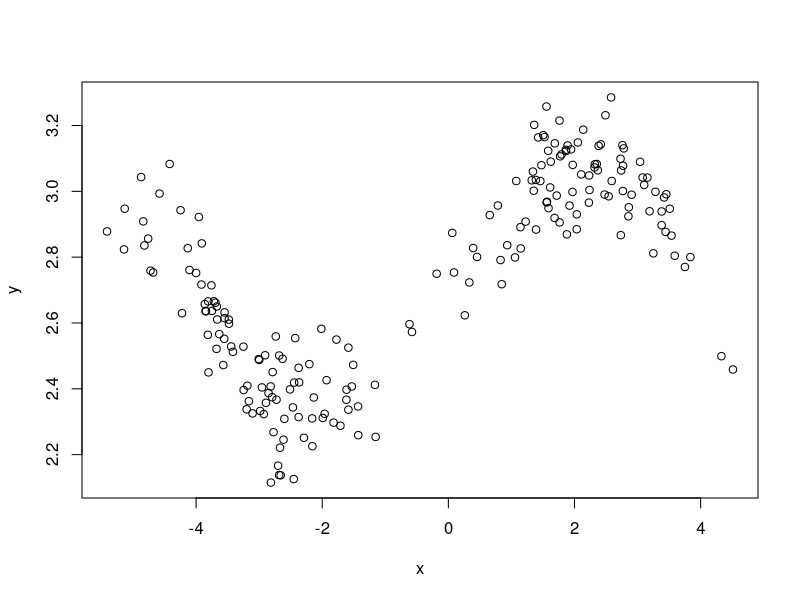

Write R code to recreate this figure. (Note: this script raises an error after producing the figure.)
#PART I
install.packages("tidyverse") 
install.packages("ISLR") 
install.packages("knitr")
library(tibble)
set.seed(87)
dat <- tibble(x = c(rnorm(100), rnorm(100)+5)-3,
              y = sin(x^2/5)/x + rnorm(200)/10 + exp(1))
library(tidyverse)
library(knitr)
kable(head(dat))
plot(y~x,data=dat)

y.0<-subset(dat,x==0)
dat$d<-abs(dat$x-0)
dat<-arrange(dat,d)

#ford d within 1
dat_loess <- filter(dat,d<1)
# mean of y when x=0
mean(dat_loess$y)


# for  first 10 d
k_data <- filter(dat[1:10,])
# mean of y when x=0
mean(k_data$y)

# 3
#if r is too small, we will get a smaller dataset, might have 0 observations.



#4
#trade off:overfitting, if r is too small, dataset is small. 
#our estimation will be high amount of variance, could be unbised.
# if r is larger, we have too much data, variance is small,bias will be high.




#PART II
library(tidyverse)
xgrid <- seq(-5, 4, length.out=1000)
kNN_estimates <- map_dbl(xgrid, function(x){
  dat$d<-abs(dat$x-x)
  dat<-arrange(dat,d)
  KNN_data<-dat[1:5,]
  mean(KNN_data$y)
  ## YOUR CODE HERE FOR kNN
  ## Note: The variable "x" here is a single value along the grid.
  ## Hint1: Extend your code for kNN from the previous exercise.
  ## Hint2: Say you store the prediction in the variable "yhat".
  ##         Then in a new line of code, write: return(yhat)
})
loess_estimates <- map_dbl(xgrid, function(x){
  dat$d<-abs(dat$x-x)
  dat<-arrange(dat,d)
  loess<-filter(dat,d<1)
  yhat<-mean(loess$y)
  ## YOUR CODE HERE FOR LOESS
  ## Note: The variable "x" here is a single value along the grid.
  ## Hint1: Extend your code for loess from the previous exercise.
  ## Hint2: Say you store the prediction in the variable "yhat".
  ##         Then in a new line of code, write: return(yhat)
})-
est <- tibble(x=xgrid, kNN=kNN_estimates, loess=loess_estimates) %>% 
  gather(key="method", value="estimate", kNN, loess)
ggplot() +
  geom_point(data=dat, mapping=aes(x,y)) +
  geom_line(data=est, 
            mapping=aes(x,estimate, group=method, colour=method)) +
  theme_bw()
